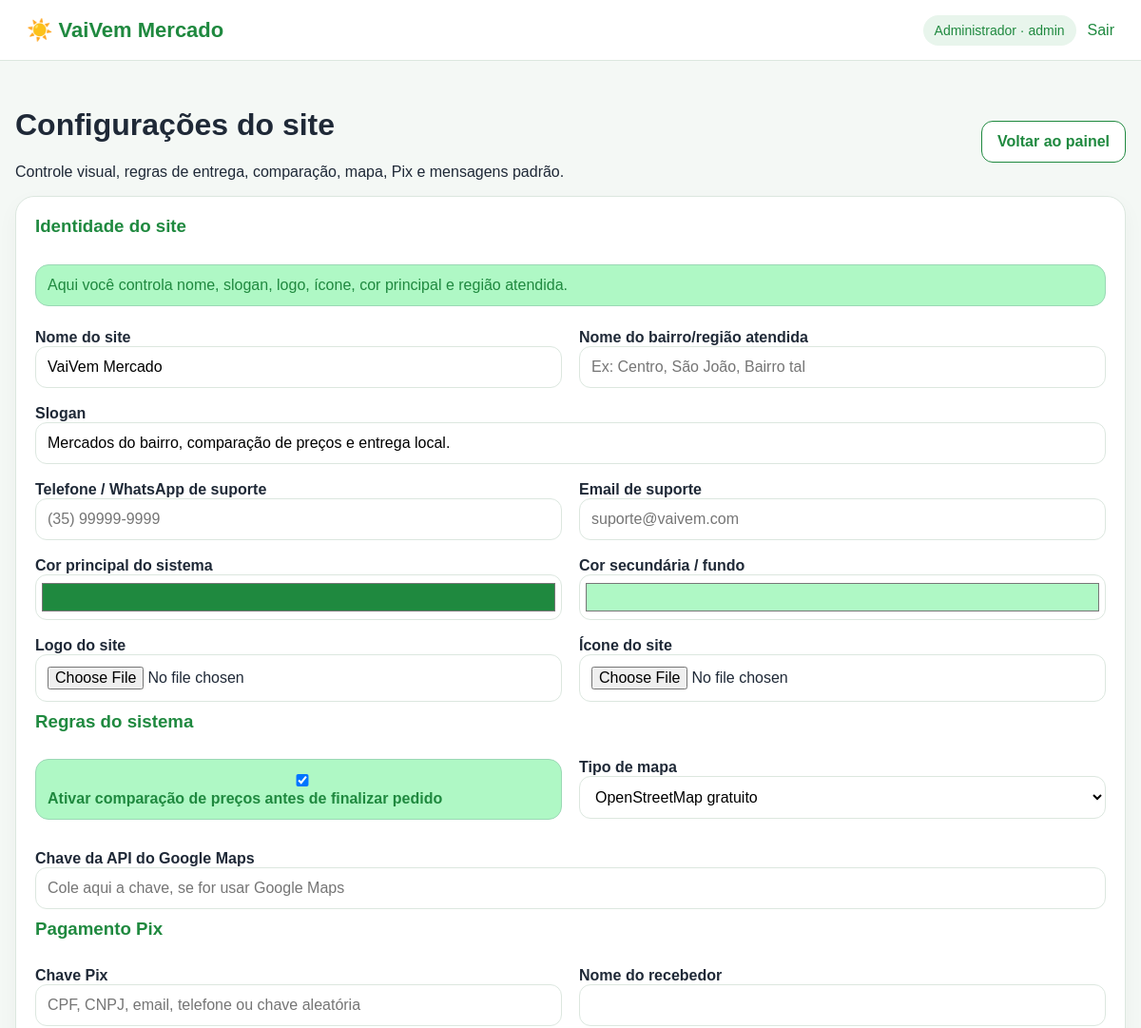
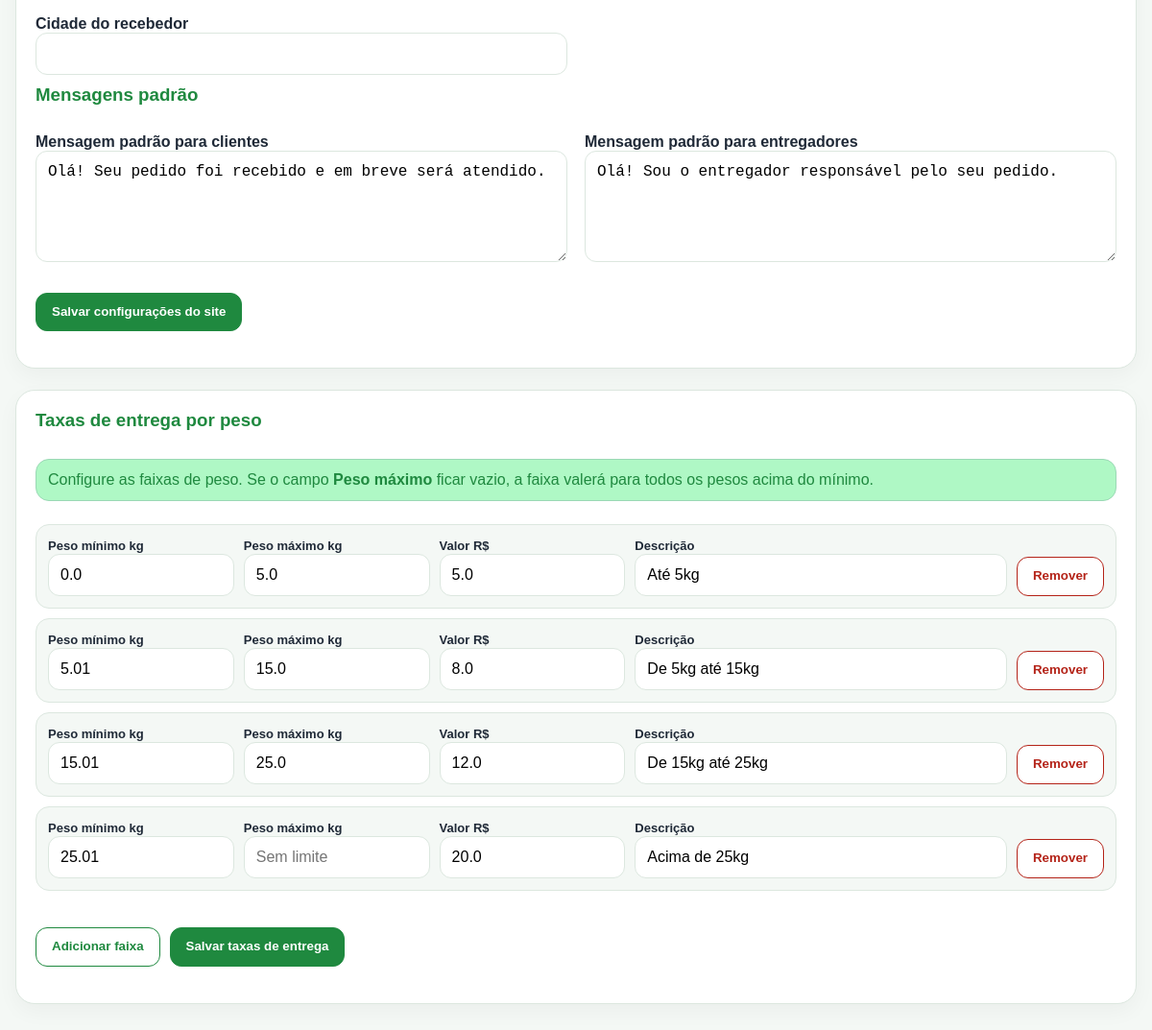
The app's page /admin/configuracoes (signed in) with its own data (2 pictures, top to bottom).
### app/models.py (models this page shows, shortened)
class ConfiguracaoSite(db.Model):
    id = db.Column(db.Integer, primary_key=True)
    nome_site = db.Column(db.String(120), default="VaiVem Mercado")
    slogan = db.Column(db.String(255), default="Mercados do bairro, comparação de preços e entrega local.")
    bairro_regiao = db.Column(db.String(120), default="")
    telefone_suporte = db.Column(db.String(40), default="")
    email_suporte = db.Column(db.String(160), default="")
    logo_site = db.Column(db.String(255))
    icone_site = db.Column(db.String(255))
    cor_principal = db.Column(db.String(20), default="#1f8a4c")
    cor_secundaria = db.Column(db.String(20), default="#e8f5ec")
    comparacao_precos_ativa = db.Column(db.Boolean, default=True)
    tipo_mapa = db.Column(db.String(40), default="openstreetmap")
    google_maps_api_key = db.Column(db.String(255), default="")
    pix_chave = db.Column(db.String(180), default="")
    pix_nome_recebedor = db.Column(db.String(160), default="")
    pix_cidade_recebedor = db.Column(db.String(120), default="")
    mensagem_padrao_cliente = db.Column(db.Text, default="Olá! Seu pedido foi recebido e em breve será atendido.")
    mensagem_padrao_entregador = db.Column(db.Text, default="Olá! Sou o entregador responsável pelo seu pedido.")
    atualizado_em = db.Column(db.DateTime, default=datetime.utcnow, onupdate=datetime.utcnow)

class Usuario(UserMixin, db.Model):
    id = db.Column(db.Integer, primary_key=True)
    nome = db.Column(db.String(120), nullable=False)
    email = db.Column(db.String(160), unique=True, nullable=False)
    senha_hash = db.Column(db.String(255), nullable=False)
    tipo = db.Column(db.String(30), nullable=False, default="cliente")
    telefone = db.Column(db.String(40))
    foto = db.Column(db.String(255))
    endereco = db.Column(db.String(255))
    criado_em = db.Column(db.DateTime, default=datetime.utcnow)

### app/routes/admin.py (the view, shortened to what this page needs)
@admin_bp.route("/configuracoes", methods=["GET", "POST"])
@login_required
def configuracoes():
    config = obter_configuracao()
    taxas_entrega = obter_taxas_entrega_configuradas()
    return render_template("admin/configuracoes.html", config=config, taxas_entrega=taxas_entrega)

### app/routes/admin.py (called while the page is built)
@admin_bp.before_request
def proteger_admin():
    if not current_user.is_authenticated or current_user.tipo != "admin":
        flash("Acesso restrito ao administrador.", "danger")
        return redirect(url_for("auth.login"))

def obter_configuracao():
    config = ConfiguracaoSite.query.first()
    if not config:
        config = ConfiguracaoSite()
        db.session.add(config)
        db.session.commit()
    return config

def obter_taxas_entrega_configuradas():
    taxas = TaxaEntrega.query.filter_by(ativo=True).order_by(TaxaEntrega.peso_min.asc()).all()
    if taxas:
        return taxas
    taxas_padrao = []
    for faixa in obter_taxas_padrao():
        taxa = TaxaEntrega(
            peso_min=faixa["peso_min"],
            peso_max=faixa["peso_max"],
            valor=faixa["valor"],
            descricao=faixa["descricao"],
            ativo=True
        )
        taxas_padrao.append(taxa)
    return taxas_padrao

### app/utils.py (called while the page is built)
def obter_taxas_padrao():
    return [
        {"peso_min": 0.0, "peso_max": 5.0, "valor": 5.0, "descricao": "Até 5kg"},
        {"peso_min": 5.01, "peso_max": 15.0, "valor": 8.0, "descricao": "De 5kg até 15kg"},
        {"peso_min": 15.01, "peso_max": 25.0, "valor": 12.0, "descricao": "De 15kg até 25kg"},
        {"peso_min": 25.01, "peso_max": None, "valor": 20.0, "descricao": "Acima de 25kg"},
    ]

### app/templates/admin/configuracoes.html (shortened to what this page needs)
{% extends "base.html" %}
{% block content %}
<div class="page-head">
  <div>
    <h1>Configurações do site</h1>
    <p>Controle visual, regras de entrega, comparação, mapa, Pix e mensagens padrão.</p>
  </div>
  <a class="btn" href="{{ url_for('admin.dashboard') }}">Voltar ao painel</a>
</div>
<form class="card settings-section" method="post" enctype="multipart/form-data">
  <h3 class="settings-card-title">Identidade do site</h3>
  <div class="settings-help">
    Aqui você controla nome, slogan, logo, ícone, cor principal e região atendida.
  </div>
  <div class="settings-grid">
    <div>
      <label>Nome do site</label>
      <input name="nome_site" value="{{ config.nome_site or 'VaiVem Mercado' }}">
    </div>
    <div>
      <label>Nome do bairro/região atendida</label>
      <input name="bairro_regiao" value="{{ config.bairro_regiao or '' }}" placeholder="Ex: Centro, São João, Bairro tal">
    </div>
    <div style="grid-column: 1 / -1;">
      <label>Slogan</label>
      <input name="slogan" value="{{ config.slogan or '' }}">
    </div>
    <div>
      <label>Telefone / WhatsApp de suporte</label>
      <input name="telefone_suporte" value="{{ config.telefone_suporte or '' }}" placeholder="(35) 99999-9999">
    </div>
    <div>
      <label>Email de suporte</label>
      <input name="email_suporte" type="email" value="{{ config.email_suporte or '' }}" placeholder="suporte@vaivem.com">
    </div>
    <div>
      <label>Cor principal do sistema</label>
      <input name="cor_principal" type="color" value="{{ config.cor_principal or '#1f8a4c' }}">
    </div>
    <div>
      <label>Cor secundária / fundo</label>
      <input name="cor_secundaria" type="color" value="{{ config.cor_secundaria or '#e8f5ec' }}">
    </div>
    <div>
      <label>Logo do site</label>
      <input name="logo_site" type="file" accept="image/*">
    </div>
    <div>
      <label>Ícone do site</label>
      <input name="icone_site" type="file" accept="image/*">
    </div>
  </div>
  <h3 class="settings-card-title">Regras do sistema</h3>
  <div class="settings-grid">
    <div class="settings-help">
      <label>
        <input type="checkbox" name="comparacao_precos_ativa" {% if config.comparacao_precos_ativa %}checked{% endif %}>
        Ativar comparação de preços antes de finalizar pedido
      </label>
    </div>
    <div>
      <label>Tipo de mapa</label>
      <select name="tipo_mapa">
        <option value="openstreetmap" {% if config.tipo_mapa == 'openstreetmap' %}selected{% endif %}>OpenStreetMap gratuito</option>
      </select>
    </div>
    <div style="grid-column: 1 / -1;">
      <label>Chave da API do Google Maps</label>
      <input name="google_maps_api_key" value="{{ config.google_maps_api_key or '' }}" placeholder="Cole aqui a chave, se for usar Google Maps">
    </div>
  </div>
  <h3 class="settings-card-title">Pagamento Pix</h3>
  <div class="settings-grid">
    <div>
      <label>Chave Pix</label>
      <input name="pix_chave" value="{{ config.pix_chave or '' }}" placeholder="CPF, CNPJ, email, telefone ou chave aleatória">
    </div>
    <div>
      <label>Nome do recebedor</label>
      <input name="pix_nome_recebedor" value="{{ config.pix_nome_recebedor or '' }}">
    </div>
    <div>
      <label>Cidade do recebedor</label>
      <input name="pix_cidade_recebedor" value="{{ config.pix_cidade_recebedor or '' }}">
    </div>
  </div>
  <h3 class="settings-card-title">Mensagens padrão</h3>
  <div class="settings-grid">
    <div>
      <label>Mensagem padrão para clientes</label>
      <textarea name="mensagem_padrao_cliente" rows="5">{{ config.mensagem_padrao_cliente or '' }}</textarea>
    </div>
    <div>
      <label>Mensagem padrão para entregadores</label>
      <textarea name="mensagem_padrao_entregador" rows="5">{{ config.mensagem_padrao_entregador or '' }}</textarea>
    </div>
  </div>
  <div class="actions">
    <button class="btn primary" type="submit">Salvar configurações do site</button>
  </div>
</form>
<form class="card settings-section" method="post">
  <h3 class="settings-card-title">Taxas de entrega por peso</h3>
  <div class="taxa-help">
    Configure as faixas de peso. Se o campo <b>Peso máximo</b> ficar vazio, a faixa valerá para todos os pesos acima do mínimo.
  </div>
  <div id="taxas-container">
    {% for taxa in taxas_entrega %}
      <div class="taxa-row">
        <div>
          <label>Peso mínimo kg</label>
          <input name="peso_min[]" type="number" step="0.01" value="{{ taxa.peso_min }}" required>
        </div>
        <div>
          <label>Peso máximo kg</label>
          <input name="peso_max[]" type="number" step="0.01" value="{{ taxa.peso_max if taxa.peso_max is not none else '' }}" placeholder="Sem limite">
        </div>
        <div>
          <label>Valor R$</label>
          <input name="valor[]" type="number" step="0.01" value="{{ taxa.valor }}" required>
        </div>
        <div>
          <label>Descrição</label>
          <input name="descricao[]" value="{{ taxa.descricao or '' }}" placeholder="Ex: Até 5kg">
        </div>
        <button class="btn remove-taxa-btn" type="button" onclick="removerTaxa(this)">Remover</button>
      </div>
    {% endfor %}
  </div>
  <div class="actions">
    <button class="btn" type="button" onclick="adicionarTaxa()">Adicionar faixa</button>
    <button class="btn primary" type="submit">Salvar taxas de entrega</button>
  </div>
</form>
{% endblock %}

### app/templates/base.html (shortened to what this page needs)
<!doctype html>
<html lang="pt-br">
<head>
  <link rel="stylesheet" href="https://unpkg.com/leaflet@1.9.4/dist/leaflet.css">
  <link rel="stylesheet" href="{{ url_for('static', filename='css/style.css') }}">
</head>
<body>
<header class="topbar">
  <a class="brand" href="{{ url_for('auth.index') }}">
    {% if config_site and config_site.logo_site %}
      <img class="brand-logo-img" src="{{ url_for('static', filename='uploads/' ~ config_site.logo_site) }}" alt="Logo">
    {% else %}
      ☀️
    {% endif %}
    {{ config_site.nome_site if config_site else 'VaiVem Mercado' }}
  </a>
  <nav>
    {% if current_user.is_authenticated %}
      <span class="user-pill">{{ current_user.nome }} · {{ current_user.tipo }}</span>
      <a href="{{ url_for('auth.logout') }}">Sair</a>
    {% else %}
      <a href="{{ url_for('auth.login') }}">Entrar</a>
      <a href="{{ url_for('auth.cadastro') }}">Cadastro</a>
    {% endif %}
  </nav>
</header>
<main class="container">
  {% block content %}{% endblock %}
</main>
</body>
</html>

### app/static/css/style.css (style rules this page uses)
:root { --green:#1f8a4c; --green-dark:#126b37; --bg:#f4f8f5; --card:#ffffff; --text:#1f2937; --muted:#6b7280; --border:#dce7df; }
* { box-sizing:border-box }
html,body { max-width:100%;overflow-x:hidden }
body { margin:0;font-family:Arial,Helvetica,sans-serif;background:var(--bg);color:var(--text) }
a { color:var(--green-dark);text-decoration:none }
.topbar { min-height:64px; padding:14px 28px; background:var(--card); border-bottom:1px solid var(--border); display:flex; justify-content:space-between; align-items:center; gap:16px; position:sticky; top:0; z-index:10; }
.brand { font-size:22px; font-weight:800; color:var(--green-dark); display:inline-flex; align-items:center; gap:8px; min-width:0; }
.topbar nav { display:flex;gap:12px;align-items:center;flex-wrap:wrap }
.user-pill { background:#e8f5ec;padding:8px 12px;border-radius:999px;color:var(--green-dark);font-size:14px }
.container { width:min(1180px,calc(100% - 32px));margin:28px auto }
.card,.auth-card,.product-card,.stat { background:var(--card);border:1px solid var(--border);border-radius:20px;padding:20px;box-shadow:0 8px 22px #0000000a }
.form-grid,form { display:grid;gap:10px }
label { font-weight:700;margin-top:6px }
input,select,textarea { width:100%;border:1px solid var(--border);border-radius:12px;padding:12px;font-size:16px;background:#fff }
.btn,button { border:1px solid var(--green); background:#fff; color:var(--green-dark); border-radius:12px; padding:11px 16px; font-weight:800; cursor:pointer; display:inline-flex; align-items:center; justify-content:center; gap:8px; max-width:100%; text-align:center; line-height:1.25; white-space:normal; }
.btn.primary,button.primary { background:var(--green);color:#fff }
.actions { display:flex; flex-wrap:wrap; align-items:center; gap:10px; margin:18px 0; }
.actions .btn,.actions button { width:auto }
.page-head,.client-head { display:flex;align-items:center;justify-content:space-between;gap:16px;flex-wrap:wrap }

### records on screen
ConfiguracaoSite: nome_site "VaiVem Mercado", slogan "Mercados do bairro, comparação de preços e entrega local.", cor_principal "#1f893f", cor_secundaria "#aff8c5", comparacao_precos_ativa "☑", tipo_mapa "OpenStreetMap gratuito", mensagem_padrao_cliente "Olá! Seu pedido foi recebido e em breve será atendido.", mensagem_padrao_entregador "Olá! Sou o entregador responsável pelo seu pedido."
Usuario: nome "Administrador", tipo "admin"
